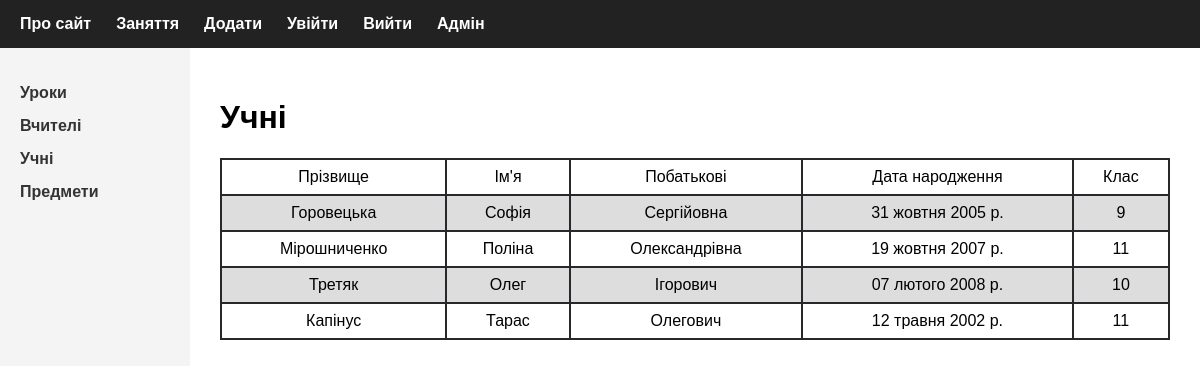
The app's page /lessons/students/, older data.
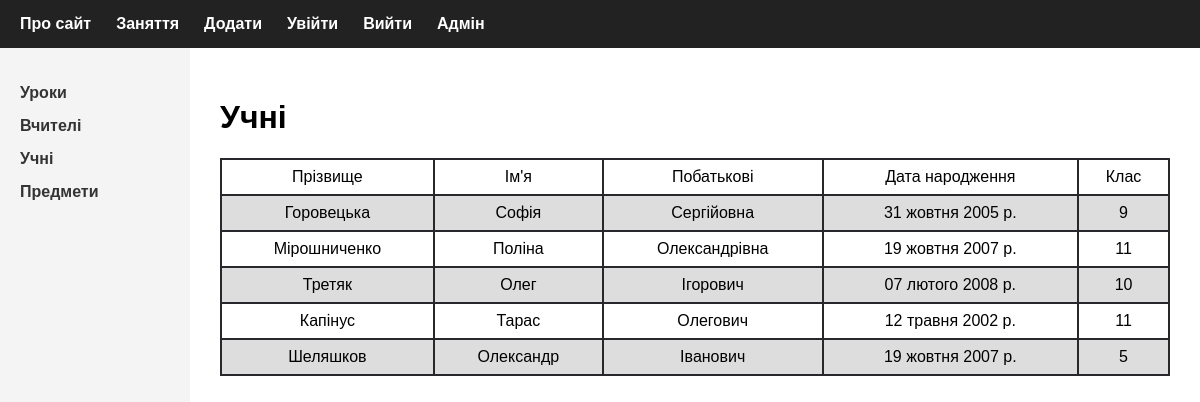
The same page, newer data.
### lessons/models.py (models this page shows, shortened)
class Students(models.Model):
    last_name = models.CharField(max_length=100, verbose_name='Прізвище')
    first_name = models.CharField(max_length=100, verbose_name= 'Ім\'я')
    patronymic = models.CharField(max_length=100, blank=True, verbose_name='Побатькові')
    birth_date = models.DateField(null=True, blank=True, verbose_name='Дата народження')
    grade = models.IntegerField(verbose_name= 'Клас')
    class Meta:
        verbose_name = 'Учень'
        verbose_name_plural = 'Учень'

### lessons/views.py (the view)
# urls.py: path('students/', views.web_students, name='students'),
def web_students(request):
    students = Students.objects.all()
    context = {'students': students, 'menu': menu}
    return render(request, 'lessons/students.html', context)

### lessons/templates/lessons/students.html (shortened to what this page needs)
{% extends 'lessons/index.html' %}
{% block page %}
<h1>
    Учні
</h1>
<table>
    <tr>
        <td>Прізвище</td>
        <td>Ім'я</td>
        <td>Побатькові</td>
        <td>Дата народження</td>
        <td>Клас</td>
    </tr>
    {% for student in students %}
    <tr>
        <td>{{student.last_name}}</td>
        <td>{{student.first_name}}</td>
        <td>{{student.patronymic}}</td>
        <td>{{student.birth_date}}</td>
        <td>{{student.grade}}</td>
    </tr>
    {% endfor %}
</table>
{% endblock page %}

Row changes from the older to the newer data that the page shows:
added Students: last_name "Шеляшков", first_name "Олександр", patronymic "Іванович", birth_date "19 жовтня 2007 р.", grade "5"
